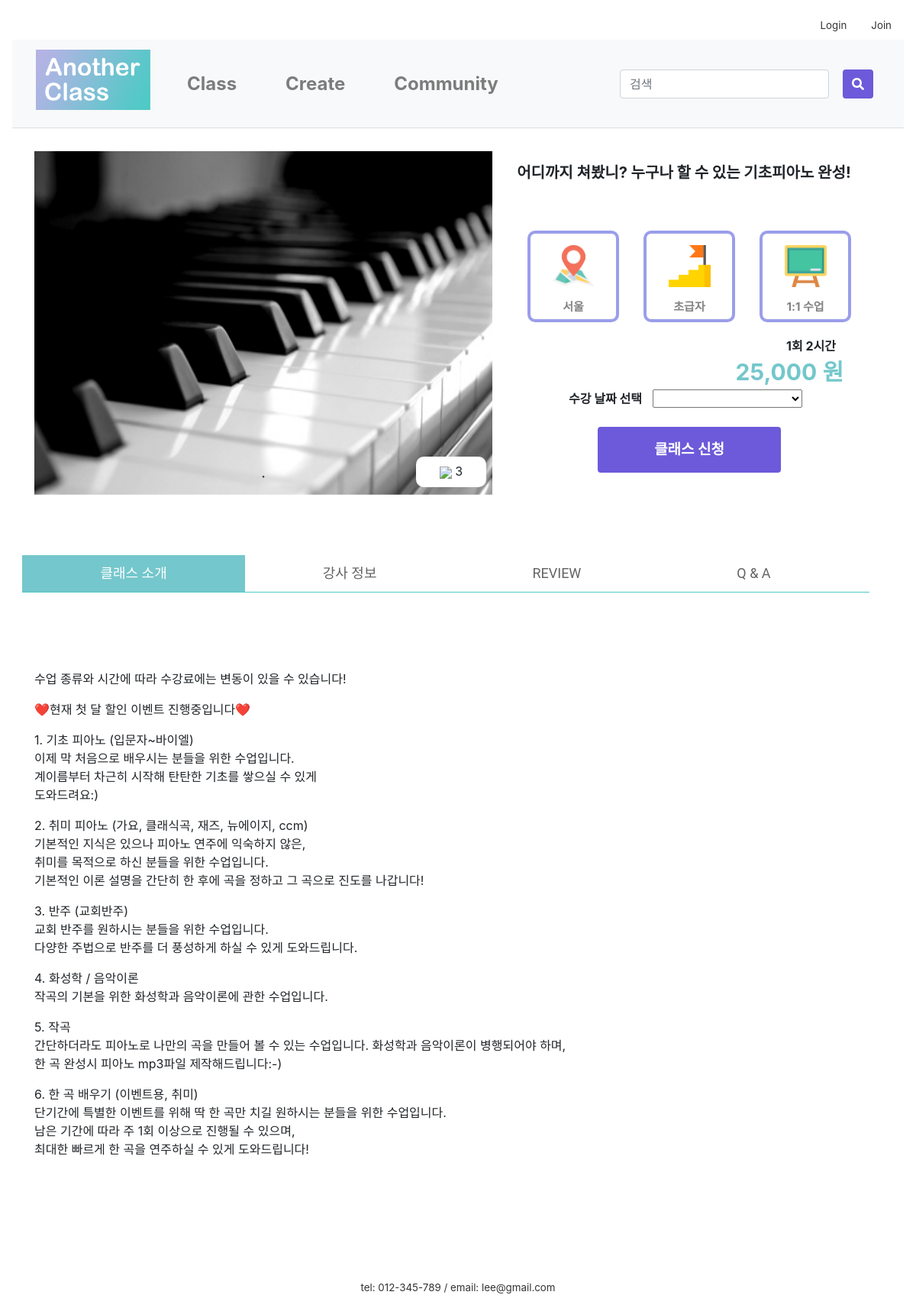
The page /product/13/ on the database its author committed.
### firstApp/models.py (models this page shows, shortened)
class Class(models.Model):
    author = models.ForeignKey(settings.AUTH_USER_MODEL, on_delete=models.CASCADE, default=1)
    title = models.CharField(max_length=50)
    tutor = models.CharField(max_length=10)
    tutor_photo = ProcessedImageField(upload_to="tutor", processors=[ResizeToFill(300,300)], default='')
    tutor_insta = models.CharField(null=True, blank=True, max_length=50, default='')
    tutor_blog = models.CharField(null=True, blank=True, max_length=50, default='')
    tutor_youtube = models.CharField(null=True, blank=True, max_length=50, default='')
    category = models.ForeignKey('firstApp.Category', on_delete=models.CASCADE, default=1, related_name='category')
    area = models.ForeignKey('firstApp.Area', on_delete=models.CASCADE, default=1)
    photo = ProcessedImageField(upload_to="class", processors=[ResizeToFill(600,450)], default='')
    body = RichTextUploadingField(default='')
    tutor_body = RichTextUploadingField(default='')
    price = models.CharField(max_length=10)
    time = models.CharField(max_length=5)
    level = models.ForeignKey('firstApp.Level', on_delete=models.CASCADE, default=1, related_name='level')
    mode = models.ForeignKey('firstApp.Mode', on_delete=models.CASCADE, default=1, related_name='mode')
    in_min = models.PositiveIntegerField(null=True, blank=True, default='1')
    in_max = models.PositiveIntegerField(null=True, blank=True, default='1')
    like_user = models.ManyToManyField(settings.AUTH_USER_MODEL, blank=True, related_name='like_class')
    like_count = models.PositiveIntegerField(default=0)
    on_sale = models.BooleanField(null=True, default=False)
    sale_price = models.CharField(null=True, blank=True, max_length=10)
    on_permission = models.BooleanField(null=True, default=False)
    class Meta:
        permissions = [
            ('can_permit', 'Can permit')
        ]

class Area(models.Model):
    name = models.CharField(max_length=20)
    def __str__(self):
        return self.name

class Level(models.Model):
    name = models.CharField(max_length=20)
    def __str__(self):
        return self.name

class Mode(models.Model):
    name = models.CharField(max_length=20)
    def __str__(self):
        return self.name

### firstApp/views.py (the view)
# urls.py: path('product/<int:class_id>/', views.product, name='product'),
def product(request, class_id):
    class_detail = get_object_or_404(Class, pk=class_id)
    now = timezone.now()
    heart = 0
    if request.user in class_detail.like_user.all():
        heart = 1
    if request.method == "POST":
        form = QuestionForm(request.POST)
        if form.is_valid():
            question = form.save(commit=False)
            question.inClass = class_detail
            question.author = User.objects.get(username=request.user.get_username())
            question.save()
            return HttpResponseRedirect("/product/{}".format(class_id))
    else:
        form = QuestionForm()
        class_detail.save()
        return render(request, 'firstApp/product.html', {
            'class_detail': class_detail, 'heart': heart, 'form': form, 'now': now})

### firstApp/forms.py
class QuestionForm(forms.ModelForm):
    class Meta:
        model = ClassQna
        fields = ['question']
        widgets = {
            'question': forms.Textarea(attrs={'class': 'form-control', 'style': 'width: 100%; height:10%; resize:none;'})
        }

### firstApp/templates/firstApp/product.html (shortened to what this page needs)
{% extends 'firstApp/base.html'%}
{% load static %}
{% load humanize %}
{% block content %}
<link href="{% static 'css/product_custom.css' %}" rel="stylesheet">
<link rel="stylesheet" href="{% static 'css/slick.css' %}">
<link rel="stylesheet" href="{% static 'css/slick-theme.css' %}">
<div class="container">
    <div class="product">
        <div class="product-pic">
            <div style="width:min(80vw,600px);height:min(60vw,450px);" class="for_slick_slider single-item product-single">
                <div class="items"><img src="{{ class_detail.photo.url }}"></div>
            </div>
            <div class="like like_block">
                    {% if user != class_detail.author %}
                    {% if heart == 1 %}
                    <a href="{% url 'like' class_detail.id %}"><b><img
                            src="https://img.icons8.com/material-sharp/24/000000/like.png"/></b></a>
                    {% else %}
                    <a href="{% url 'like' class_detail.id %}"><b><img
                            src="https://img.icons8.com/metro/26/000000/like.png"/></b></a>
                    {% endif %}
                    {{ class_detail.like_count }}
                    {% else %}
                    <b><img src="https://img.icons8.com/material-sharp/24/000000/like.png"/></b>
                    {{ class_detail.like_count }}
                    {% endif %}
             </div>
        </div>
        <div class="product-info product-info-o">
            <div><h2 style="line-height:1.8;">{{ class_detail.title }}</h2></div>
            <ul class="prolist">
                <li class="proitem"><img class="proicon" src="{% static 'image\location.png' %}"><div class="proitem-item">{{class_detail.area}}</div> </li>
                <li class="proitem"><img class="proicon" src="{% static 'image\difficulty.png' %}"><div class="proitem-item">{{class_detail.level}}</div></li>
                <li class="proitem"><img class="proicon" src="{% static 'image\mode2.png' %}">
                    <div class="proitem-item">
                    {% if class_detail.in_min != 1 %}
                    {% if class_detail.in_max != 1 %}
                    {{class_detail.in_min}}명 ~ {{class_detail.in_max}}명
                    {% endif %}
                        {% else %}
                        {{class_detail.mode}}
                    {% endif %}
                    </div>
                </li>
            </ul>
            <div class="price_div">
                 <div class="time_tag"> 1회 {{class_detail.time}}시간 </div>
                {% if class_detail.on_sale == True %}
                <span class="price_tag">{{class_detail.price|intcomma}}원</span>
                <span class="sale_tag">{{class_detail.sale_price|intcomma}}원</span>
                    {% else %}
                    <span class="sale_tag">{{class_detail.sale_price|intcomma}} 원</span>
                    {% endif %}
            </div>
            {% if user != class_detail.author %}
            <form class="date_select_form" action="{% url 'apply' class_detail.id%}" method="get">
                <span class="form_span">수강 날짜 선택</span>
            <select name="date" >
            </select>
                    <input class="btn btn-primary button" type="submit" value="클래스 신청">
            </form>
            {% endif %}
        </div>
    </div>
    <div class="category-tab shop-details-tab">
        <ul class="nav nav-tabs ">
            {% if window.innerWidth < 450 %}
            <li class="active"><a data-toggle="tab" href="#details">c</a></li>
            <li><a data-toggle="tab" href="#tutor">t</a></li>
            <li><a data-toggle="tab" href="#review">R</a></li>
            <li><a data-toggle="tab" href="#qna">Q</a></li>
            {% else %}
            <li class="active"><a data-toggle="tab" href="#details">클래스 소개</a></li>
            <li><a data-toggle="tab" href="#tutor">강사 정보</a></li>
            <li><a data-toggle="tab" href="#review">REVIEW</a></li>
            <li><a data-toggle="tab" href="#qna">Q & A</a></li>
            {% endif %}
        </ul>
        <div class="tab-content">
            <div class="tab-pane active" id="details">
                <div class="more-container">
                    <div class="con-desc">
                        {{ class_detail.body | safe }}
                    </div>
                </div>
            </div>
            </div>
        </div>
    </div>
{% endblock content%}

### firstApp/static/css/base.css (style rules this page uses)
img { max-width:100%; }
.btn-primary, .btn-primary:active, .btn-primary:visited { background-color:#6C5ADA !important; border:none !important; color:white !important; }

### firstApp/static/css/navbar_custom.css (style rules this page uses)
a { color:#333; }

### firstApp/static/css/product_custom.css (style rules this page uses)
.for_slick_slider { display:flex; }
.for_slick_slider .items { width:min(85vw,600px); height:min(60vw,450px); z-index:1; }
.for_slick_slider .items img { width:min(85vw,600px); height:min(60vw,450px); }
.like_block { position:absolute; width:92px; height:40px; background-color:#fff; border-radius:10px; bottom:40px; left:500px; text-align:center; padding-top:7px; }
.product-pic { float:left; position:relative; }
.product-info-o { float:left; width:500px; padding-left:30px; }
.product-info-o h2 { font-weight:bold; font-size:20px; padding-top:10px; text-align:center; position:relative; left:-3%; height:60px; }
.product-info img { padding-top: 15px; }
.product-info ul { font-size:15px; list-style:none; }
.button { font-weight:bold; font-size:19px; float:left; background-color:rgb(58, 192, 189); color:#fff; width:240px;height:60px; padding-top:7px; margin-right:20px; margin-bottom:15px; text-align:center; position: relative; left:23%; margin-top:25px; }
.category-tab ul { bottom: 1px; background: #fff; border-bottom: 1px solid #4ECAC6; list-style: none outside none; position: relative; left:-1.4%; width: 100%; }
.nav:before, .nav:after { display: table; content: " "; }
.nav:after { clear: both; }
.nav-tabs li.active a, .nav-tabs li.active a:hover, .nav-tabs li.active a:focus { border: 0px; color: #FFFFFF; cursor: default; margin-right: 0; margin-left: 0; }
.nav>li>a { position: relative; }
.category-tab ul li a { border: 0 none; border-radius: 0; color: #B6B3E5; display: block; font-family: 'Roboto', sans-serif; font-size: 14px; text-transform: uppercase; }
.nav-tabs { border-bottom: 1px solid #ddd; }
.nav { padding-left: 0; margin-bottom: 0; list-style: none; }
.nav-tabs li.active a, .nav-tabs li.active a:hover, .nav-tabs li.active a:focus { background-color: #74C7CC; border: 0px; color: #FFFFFF; cursor: default; margin-right: 0; margin-left: 0; margin-top: 50px; block:none; }
.category-tab ul li a { border: 0 none; border-radius: 0; color: rgb(99,99,99); display: block; font-family: 'Roboto', sans-serif; font-size: min(2vw, 18px); text-transform: uppercase; }
.nav-tabs li a { border: 1px solid rgba(0, 0, 0, 0); border-radius: 4px 4px 0 0; line-height: 1.42857; margin-right: 0; margin-top: 50px; }
.nav>li>a { position: relative; display: block; padding: 11px 102px; color: #428bca; text-decoration: none; background: transparent; }
.more-container { padding-top:100px; }
.tab-content>.active { display: block; }
.prolist { display: inline-block; text-align: center; list-style:none; padding:0; }
.product-info-o .proitem { text-align: center; margin: 1rem; float: left; height: 120px; width: 120px; position: relative; top: 20px; border: 4px solid #9B9EEA; border-radius: 10px; }
.proitem-item { font-weight: bold; padding-top: 15px; color:#848484; }
.proicon { width: min(55px, 10vw); }
.price_div { text-align: right; padding-top: 7px; paddig-bottom: 20px; }
.sale_tag { font-size: 30px; text-align: right; font-weight: bold; padding-right: 40px; padding-left: 10px; color: #74C7CC; }
.time_tag { padding-right: 50px; font-weight: bold; }
.form_span { padding-left:70px; margin-top:40px; font-weight:bold; padding-right:10px; }

### rows shown on the page
Class: photo (picture), like_count "3", title "어디까지 쳐봤니? 누구나 할 수 있는 기초피아노 완성!", area "서울", level "초급자", mode "1:1 수업", time "2", sale_price "25,000", body "수업 종류와 시간에 따라 수강료에는 변동이 있을 수 있습니다! ❤️현재 첫 달 할인 이벤트 진행중입니다❤️ 1. 기초 피아노 (입문자~바이엘) 이제 막 처음으로 배우시는 분들을 위한 수업입니다. 계이름부터 차근히 시작해 탄탄한 기초를 쌓으실 수 있게 도와드려요:) 2. 취미 피아노 (가요, 클래식곡, 재즈, 뉴에이지, ccm) 기본적인 지식은 있으나 피아노 연주에 익숙하지 않은, 취미를 목적으로 하신 분들을 위한 수업입니다. 기본적인 이론 설명을 간단히 한 후에 곡을 정하고 그 곡으로 진도를 나갑니다! 3. 반주 (교회반주) 교회 반주를 원하시는 분들을 위한 수업입니다. 다양한 주법으로 반주를 더 풍성하게 하실 수 있게 도와드립니다. 4. 화성학 / 음악이론 작곡의 기본을 위한 화성학과 음악이론에 관한 수업입니다. 5. 작곡 간단하더라도 피아노로 나만의 곡을 만들어 볼 수 있는 수업입니다. 화성학과 음악이론이 병행되어야 하며, 한 곡 완성시 피아노 mp3파일 제작해드립니다:-) 6. 한 곡 배우기 (이벤트용, 취미) 단기간에 특별한 이벤트를 위해 딱 한 곡만 치길 원하시는 분들을 위한 수업입니다. 남은 기간에 따라 주 1회 이상으로 진행될 수 있으며, 최대한 빠르게 한 곡을 연주하실 수 있게 도와드립니다!"
